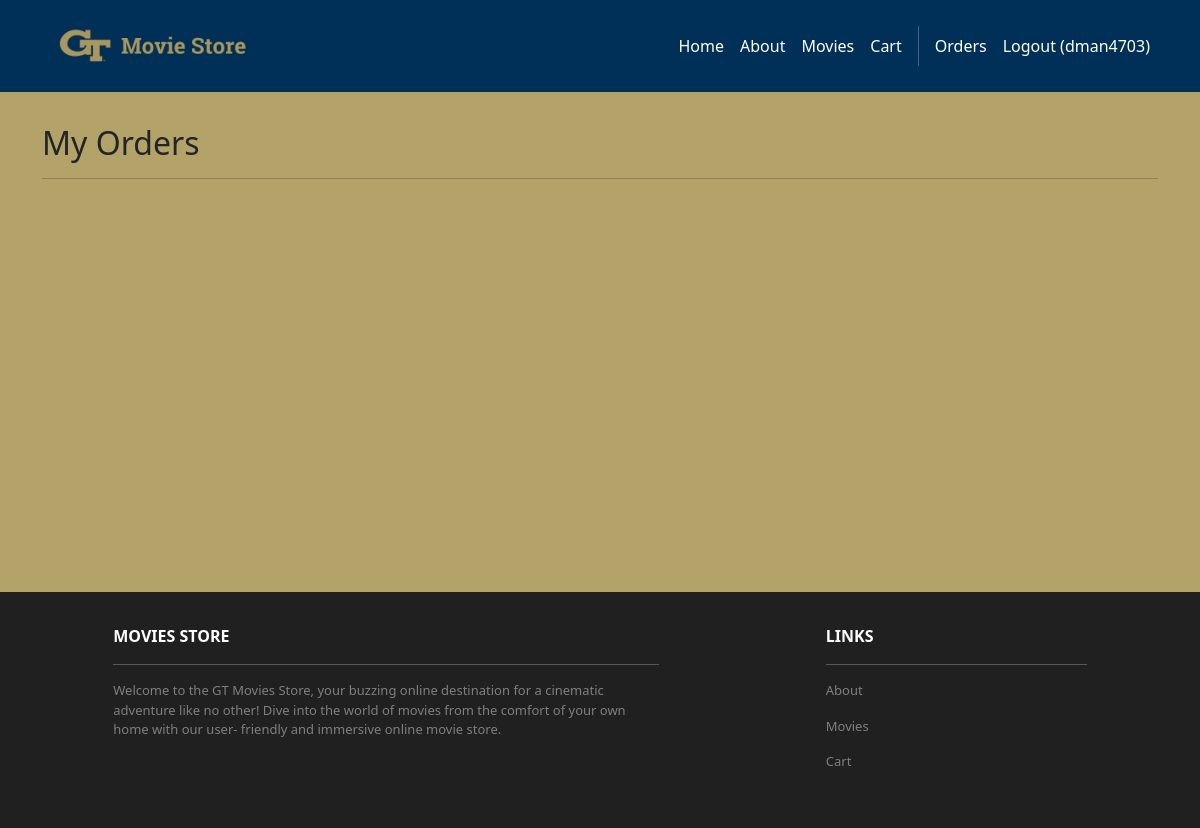
The page /accounts/orders/ (signed in) on the database as committed earlier.
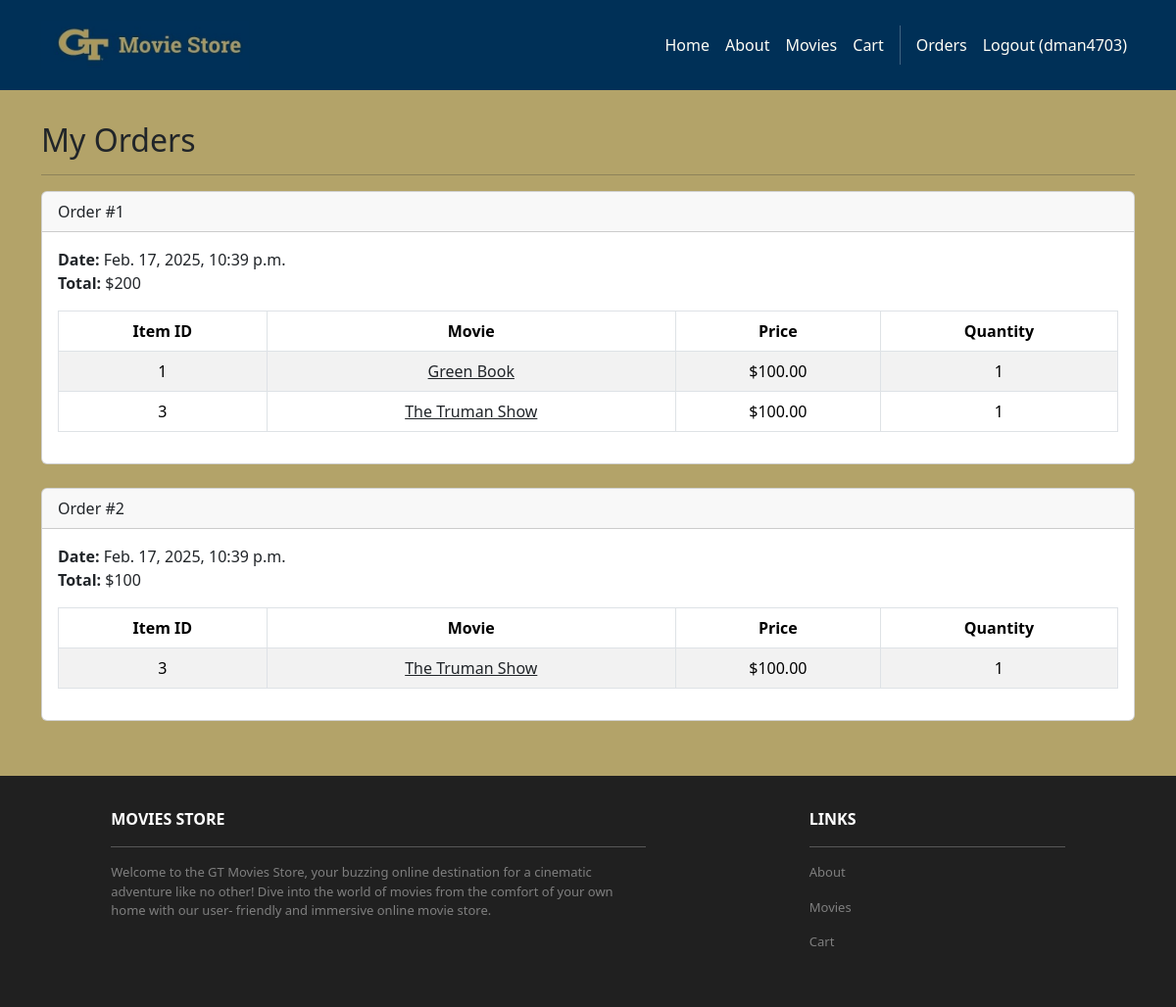
The same page on the database as committed later.
### cart/models.py (models this page shows, shortened)
class Order(models.Model):
    id = models.AutoField(primary_key=True)
    total = models.IntegerField()
    user = models.ForeignKey(
        User,
        on_delete=models.CASCADE,
        related_name='orders',
        db_index=True
    )
    date = models.DateTimeField(auto_now_add=True, db_index=True)

class Item(models.Model):
    id = models.AutoField(primary_key=True)
    price = models.IntegerField()
    quantity = models.IntegerField()
    order = models.ForeignKey(Order, on_delete=models.CASCADE, related_name="items")
    movie = models.ForeignKey(Movie, on_delete=models.CASCADE)

### movies/models.py (models this page shows, shortened)
class Movie(models.Model):
    id = models.AutoField(primary_key=True)
    GENRE_CHOICES = [
        ('ACTION', 'Action'),
        ('FAMILY', 'Family'),
        ('ADVENTURE', 'Adventure'),
        ('COMEDY', 'Comedy'),
        ('DRAMA', 'Drama'),
        ('HORROR', 'Horror'),
        ('SCIFI', 'Sci-Fi'),
        ('ROMANCE', 'Romance'),
        ('FANTASY', 'Fantasy'),
    ]
    name = models.CharField(max_length=255, db_index=True)
    price = models.DecimalField(max_digits=6, decimal_places=2)
    description = models.TextField()
    genre = models.CharField(
        max_length=20,
        choices=GENRE_CHOICES,
        default='DRAMA')
    image = models.ImageField(upload_to='movie_images/', blank=True, null=True)
    image_url = models.URLField(blank=True, null=True)

### accounts/views.py (the view)
# urls.py: path('orders/', views.orders, name='accounts.orders'),
@login_required
def orders(request):
    template_data = {}
    template_data = {'title': 'Orders', 'orders': request.user.orders.all()}
    return render(request, 'accounts/orders.html', {'template_data': template_data})

### accounts/templates/accounts/orders.html (shortened to what this page needs)
<!DOCTYPE html>
<html lang="en">
<head>
</head>
<body>
  {% extends 'base.html' %}
  {% block content %}
    <div class="p-3">
      <div class="container">
        <div class="row mt-3">
          <div class="col mx-auto mb-3">
            <h2>My Orders</h2>
            <hr />
            {% for order in template_data.orders %}
            <div class="card mb-4">
              <div class="card-header">
                Order #{{ order.id }}
              </div>
              <div class="card-body">
                <b>Date:</b> {{ order.date }}<br />
                <b>Total:</b> ${{ order.total }}<br />
                <table class="table table-bordered
                  table-striped text-center mt-3">
                  <thead>
                    <tr>
                      <th scope="col">Item ID</th>
                      <th scope="col">Movie</th>
                      <th scope="col">Price</th>
                      <th scope="col">Quantity</th>
                    </tr>
                  </thead>
                  <tbody>
                    {% for item in order.items.all %}
                    <tr>
                      <td>{{ item.movie.id }}</td>
                      <td>
                        <a class="link-dark" href="{% url 'movies.show' id=item.movie.id %}">
                          {{ item.movie.name }}
                        </a>
                      </td>
                      <td>${{ item.movie.price }}</td>
                      <td>{{ item.quantity }}</td>
                    </tr>
                    {% endfor %}
                  </tbody>
                </table>
              </div>
            </div>
            {% endfor %}
          </div>
        </div>
      </div>
    </div>
  {% endblock content %}

Rows that differ between the two databases and show on the page:
now on this page (row edited): Order: id "1", date "Feb. 17, 2025, 10:39 p.m.", total "200"
now on this page (row edited): Item: movie.id "1", movie.name "Green Book", movie.price "100.00", quantity "1"
now on this page (row edited): Item: movie.id "3", movie.name "The Truman Show", movie.price "100.00", quantity "1"
now on this page (row edited): Order: id "2", date "Feb. 17, 2025, 10:39 p.m.", total "100"
now on this page (row edited): Item: movie.id "3", movie.name "The Truman Show", movie.price "100.00", quantity "1", shown under "2"
